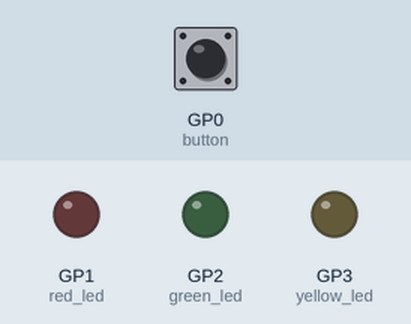
A program run on a simulated Raspberry Pi Pico running MicroPython. Shown: output pins drawn as LEDs (lit = HIGH). The test bench sets the inputs (shaded band); at power-on: GP0 (button) LOW.

Above: at 1.2 s.
1.3 s: GP0 (button) pulled HIGH for 0.15 s
At 1.8 s:
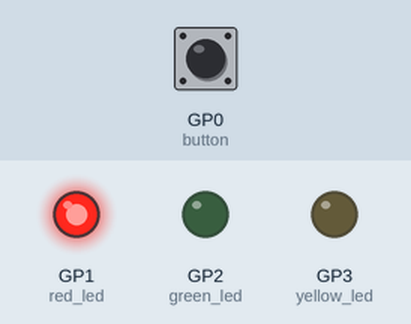
At 7.6 s:
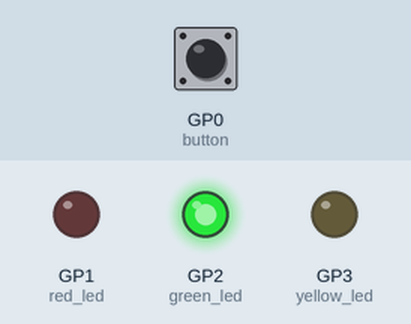
Timing chart, 0 to 14.4 s (numbered marks = the images above; inputs shaded):
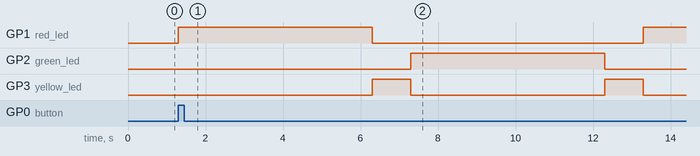

Measured:
- after the input at 1.3 s, GP1 (red_led): LOW → HIGH at once, → LOW 5.0 s later, → HIGH 7.0 s later; GP2 (green_led): LOW → HIGH after 6.0 s, → LOW 5.0 s later; GP3 (yellow_led): alternates HIGH for 1.0 s and LOW for 5.0 s, starting after 5.0 s

The program:

traffic_lights.py
```python
from machine import Pin
import time

red_led = Pin(1, Pin.OUT)
yellow_led = Pin(3, Pin.OUT)
green_led = Pin(2, Pin.OUT)
button = Pin(0, Pin.IN, Pin.PULL_DOWN)

def red():
    red_led.on()
    yellow_led.off()
    green_led.off()

def yellow():
    red_led.off()
    yellow_led.on()
    green_led.off()

def green():
    red_led.off()
    yellow_led.off()
    green_led.on()

def cycle_lights():
    red()
    time.sleep(5)
    yellow()
    time.sleep(1)
    green()
    time.sleep(5)
    yellow()
    time.sleep(1)

def button_pressed(pin):
    global state
    if state == 'off':
        state = 'red'
        red()
    elif state == 'red':
        state = 'yellow'
        yellow()
    elif state == 'yellow':
        state = 'green'
        green()
    elif state == 'green':
        state = 'off'
        red_led.off()
        yellow_led.off()
        green_led.off()

button.irq(trigger=Pin.IRQ_RISING, handler=button_pressed)
state = 'off'

while True:
    if state != 'off':
        cycle_lights()
```
